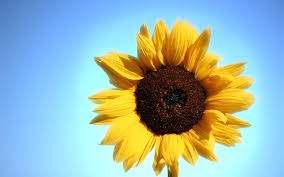
#> input picture Practices/Practice_5/Images/sun.jpg, 284 x 177 px, found by its file name
$ python blurImg.py
#> lines starting #> are read from the running program, lines starting #| are printed output that depends on the picture
import cv2
img = cv2.imread("/home/jimi/Documents/TalTech/Md/IntroToPython/Practice_5/Images/sun.jpg")
#> img is the input picture: shape (177, 284, 3); mean B, G, R 176.2, 182.8, 154.6
blur_image = cv2.GaussianBlur(img, (7, 7), 0)
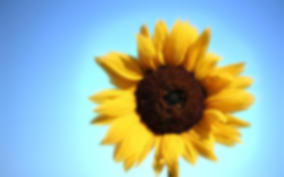
#> blur_image: shape (177, 284, 3); mean B, G, R 176.2, 182.8, 154.6
cv2.imshow('Original image', img)
cv2.imshow('Blur image', blur_image)
cv2.waitKey(5000)
